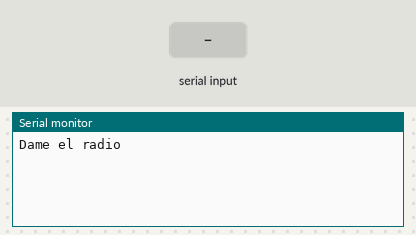
The sketch below on a simulated Arduino Uno, built with avr-gcc and run on an emulated ATmega328P. Parts: the last lines printed to the serial monitor. Inputs (shaded band) come from the test bench.

Above: at 1.2 s.
1.3 s: "90,45\n" received over Serial
At 2.63 s:
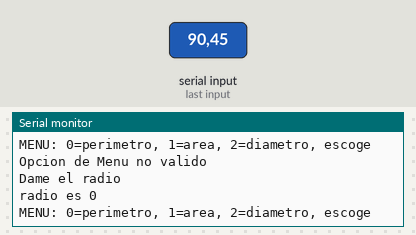
2.8 s: "30,150\n" received over Serial
At 4.3 s:
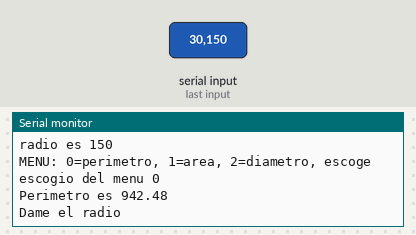

Measured:
- after the input at 1.3 s, the serial monitor: prints a new line at once (image 1)
- after the input at 2.8 s, the serial monitor: prints a new line after 0.05 s (image 2)

The sketch:

arduino.24.menucirculo.ino
```cpp
int radio = 0;
int opcion = 0;
int condicion = 0;

void setup() {
  Serial.begin(9600);
  Serial.println("Dame el radio");
}

void loop() {
  while (condicion == 0) {
    if (Serial.available() > 0) {
      radio = Serial.parseInt();
      Serial.print("radio es ");
      Serial.println(radio);
      Serial.println("MENU: 0=perimetro, 1=area, 2=diametro, escoge");
      condicion = 1;
    }
  }
  while (condicion == 1) {
    if (Serial.available() > 0) {
      opcion = Serial.parseInt();
      if (opcion > 2 or opcion < 0) {
        Serial.println("Opcion de Menu no valido");
        Serial.println("Dame el radio");
        condicion = 0;
      }
      else {
        Serial.print("escogio del menu ");
        Serial.println(opcion);
        condicion = 2;
      }
    }
  }

  if (opcion == 0) {
    float perimetro = 2 * 3.1416 * radio;
    Serial.print("Perimetro es ");
    Serial.println(perimetro);
    Serial.println("Dame el radio");
    condicion = 0;
  }
  if (opcion == 1) {
    float area = 2 * 3.1416 * radio * radio;
    Serial.print("Area es ");
    Serial.println(area);
    Serial.println("Dame el radio");
    condicion = 0;
  }
  if (opcion == 2) {
    float diametro = 2 * radio;
    Serial.print("Diametro es ");
    Serial.println(diametro);
    Serial.println("Dame el radio");
    condicion = 0;
  }
}
```
